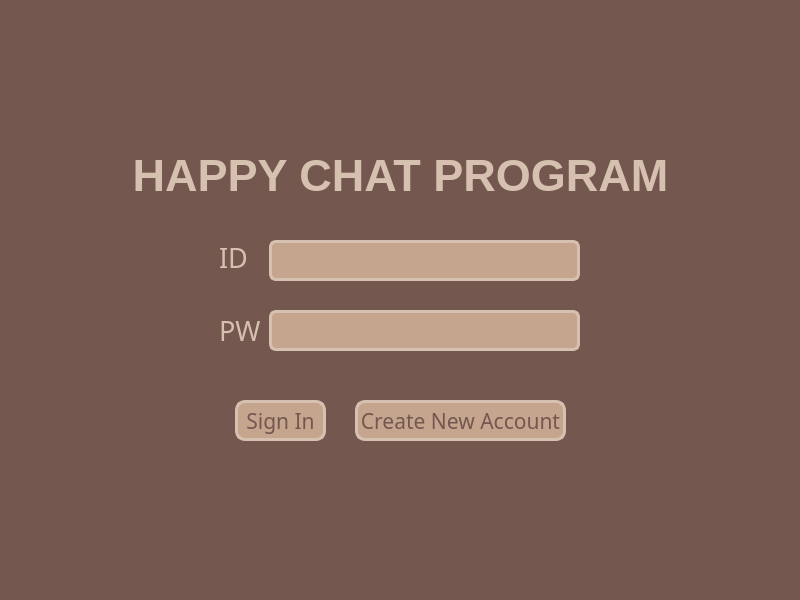
<?xml version="1.0" encoding="UTF-8"?>
<ui version="4.0">
 <class>LoginWidget</class>
 <widget class="QWidget" name="LoginWidget">
  <property name="geometry">
   <rect>
    <x>0</x>
    <y>0</y>
    <width>800</width>
    <height>600</height>
   </rect>
  </property>
  <property name="windowTitle">
   <string>Form</string>
  </property>
  <property name="styleSheet">
   <string notr="true">background-color: rgb(116, 88, 80);</string>
  </property>
  <widget class="QLabel" name="label_2">
   <property name="geometry">
    <rect>
     <x>219</x>
     <y>242</y>
     <width>41</width>
     <height>31</height>
    </rect>
   </property>
   <property name="font">
    <font>
     <family>BM JUA_TTF</family>
     <pointsize>20</pointsize>
     <weight>50</weight>
     <italic>false</italic>
     <bold>false</bold>
    </font>
   </property>
   <property name="styleSheet">
    <string notr="true">color: rgb(214, 192, 175);
background-color:transparent;
font: 20pt &quot;BM JUA_TTF&quot;;</string>
   </property>
   <property name="text">
    <string>ID</string>
   </property>
  </widget>
  <widget class="QPushButton" name="pushButton">
   <property name="geometry">
    <rect>
     <x>235</x>
     <y>400</y>
     <width>91</width>
     <height>41</height>
    </rect>
   </property>
   <property name="font">
    <font>
     <family>BM JUA_TTF</family>
     <pointsize>16</pointsize>
     <weight>50</weight>
     <italic>false</italic>
     <bold>false</bold>
    </font>
   </property>
   <property name="styleSheet">
    <string notr="true">QPushButton{
	font: 16pt &quot;BM JUA_TTF&quot;;
	background-color: rgb(197, 165, 142);
	border: none;
	border-radius: 10px;
	
	color: rgb(116, 88, 80);
	
    border-left: 3px solid rgb(214, 192, 175);
	border-right: 3px solid rgb(214, 192, 175);
	border-bottom: 3px solid rgb(214, 192, 175);
	border-top: 3px solid rgb(214, 192, 175);

}

QPushButton:hover{
	background-color: rgb(197, 165, 142);
	
	color: rgb(214, 192, 175);
	
    border-left: 3px solid rgb(214, 192, 175);
	border-right: 3px solid rgb(214, 192, 175);
	border-bottom: 3px solid rgb(214, 192, 175);
	border-top: 3px solid rgb(214, 192, 175);

}
QPushButton:pressed{
	color: rgb(214, 192, 175);
	background-color:  rgb(116, 88, 80);
	border-top: 3px solid rgb(214, 192, 175);
	border-left: 3px solid rgb(214, 192, 175);
	border-right: 3px solid rgb(214, 192, 175);
	border-bottom: 3px solid rgb(214, 192, 175);

}</string>
   </property>
   <property name="text">
    <string>Sign In</string>
   </property>
  </widget>
  <widget class="QLabel" name="label_3">
   <property name="geometry">
    <rect>
     <x>219</x>
     <y>310</y>
     <width>51</width>
     <height>41</height>
    </rect>
   </property>
   <property name="font">
    <font>
     <family>BM JUA_TTF</family>
     <pointsize>20</pointsize>
     <weight>50</weight>
     <italic>false</italic>
     <bold>false</bold>
    </font>
   </property>
   <property name="styleSheet">
    <string notr="true">color: rgb(214, 192, 175);
background-color:transparent;
font: 20pt &quot;BM JUA_TTF&quot;;</string>
   </property>
   <property name="text">
    <string>PW</string>
   </property>
  </widget>
  <widget class="QLineEdit" name="IDEdit">
   <property name="geometry">
    <rect>
     <x>269</x>
     <y>240</y>
     <width>311</width>
     <height>41</height>
    </rect>
   </property>
   <property name="font">
    <font>
     <family>BM JUA_TTF</family>
     <pointsize>20</pointsize>
     <weight>50</weight>
     <italic>false</italic>
     <bold>false</bold>
    </font>
   </property>
   <property name="styleSheet">
    <string notr="true">color: rgb(116, 88, 80);
border-style: solid;
border-width: 3px;
border-color:rgb(214, 192, 175);
border-radius: 7;
background-color: rgb(197, 165, 142);
font: 20pt &quot;BM JUA_TTF&quot;;
padding-left: 10px; padding-right: 10px;</string>
   </property>
   <property name="text">
    <string/>
   </property>
  </widget>
  <widget class="QLineEdit" name="PWEdit">
   <property name="geometry">
    <rect>
     <x>269</x>
     <y>310</y>
     <width>311</width>
     <height>41</height>
    </rect>
   </property>
   <property name="font">
    <font>
     <family>Ubuntu</family>
     <pointsize>20</pointsize>
     <weight>7</weight>
     <italic>false</italic>
     <bold>false</bold>
    </font>
   </property>
   <property name="styleSheet">
    <string notr="true">color: rgb(116, 88, 80);
border-style: solid;
border-width: 3px;
border-color:rgb(214, 192, 175);
border-radius: 7px;
background-color: rgb(197, 165, 142);
font: 57 20pt &quot;Ubuntu&quot;;
padding-left: 10px; padding-right: 10px;</string>
   </property>
   <property name="inputMask">
    <string/>
   </property>
   <property name="text">
    <string/>
   </property>
   <property name="maxLength">
    <number>32767</number>
   </property>
   <property name="echoMode">
    <enum>QLineEdit::Password</enum>
   </property>
  </widget>
  <widget class="QLabel" name="label">
   <property name="geometry">
    <rect>
     <x>130</x>
     <y>150</y>
     <width>541</width>
     <height>51</height>
    </rect>
   </property>
   <property name="font">
    <font>
     <family>Ubuntu</family>
     <pointsize>34</pointsize>
     <weight>75</weight>
     <bold>true</bold>
    </font>
   </property>
   <property name="styleSheet">
    <string notr="true">color: rgb(214, 192, 175);
background-color:transparent;</string>
   </property>
   <property name="text">
    <string>HAPPY CHAT PROGRAM</string>
   </property>
   <property name="alignment">
    <set>Qt::AlignCenter</set>
   </property>
  </widget>
  <widget class="QPushButton" name="pushButton_2">
   <property name="geometry">
    <rect>
     <x>355</x>
     <y>400</y>
     <width>211</width>
     <height>41</height>
    </rect>
   </property>
   <property name="font">
    <font>
     <family>BM JUA_TTF</family>
     <pointsize>16</pointsize>
     <weight>50</weight>
     <italic>false</italic>
     <bold>false</bold>
    </font>
   </property>
   <property name="styleSheet">
    <string notr="true">QPushButton{
	font: 16pt &quot;BM JUA_TTF&quot;;
	background-color: rgb(197, 165, 142);
	border: none;
	border-radius: 10px;
	
	color: rgb(116, 88, 80);
	
    border-left: 3px solid rgb(214, 192, 175);
	border-right: 3px solid rgb(214, 192, 175);
	border-bottom: 3px solid rgb(214, 192, 175);
	border-top: 3px solid rgb(214, 192, 175);

}

QPushButton:hover{
	background-color: rgb(197, 165, 142);
	
	color: rgb(214, 192, 175);
	
    border-left: 3px solid rgb(214, 192, 175);
	border-right: 3px solid rgb(214, 192, 175);
	border-bottom: 3px solid rgb(214, 192, 175);
	border-top: 3px solid rgb(214, 192, 175);

}
QPushButton:pressed{
	color: rgb(214, 192, 175);
	background-color:  rgb(116, 88, 80);
	border-top: 3px solid rgb(214, 192, 175);
	border-left: 3px solid rgb(214, 192, 175);
	border-right: 3px solid rgb(214, 192, 175);
	border-bottom: 3px solid rgb(214, 192, 175);

}</string>
   </property>
   <property name="text">
    <string>Create New Account</string>
   </property>
  </widget>
 </widget>
 <tabstops>
  <tabstop>IDEdit</tabstop>
  <tabstop>PWEdit</tabstop>
  <tabstop>pushButton</tabstop>
  <tabstop>pushButton_2</tabstop>
 </tabstops>
 <resources/>
 <connections/>
</ui>
